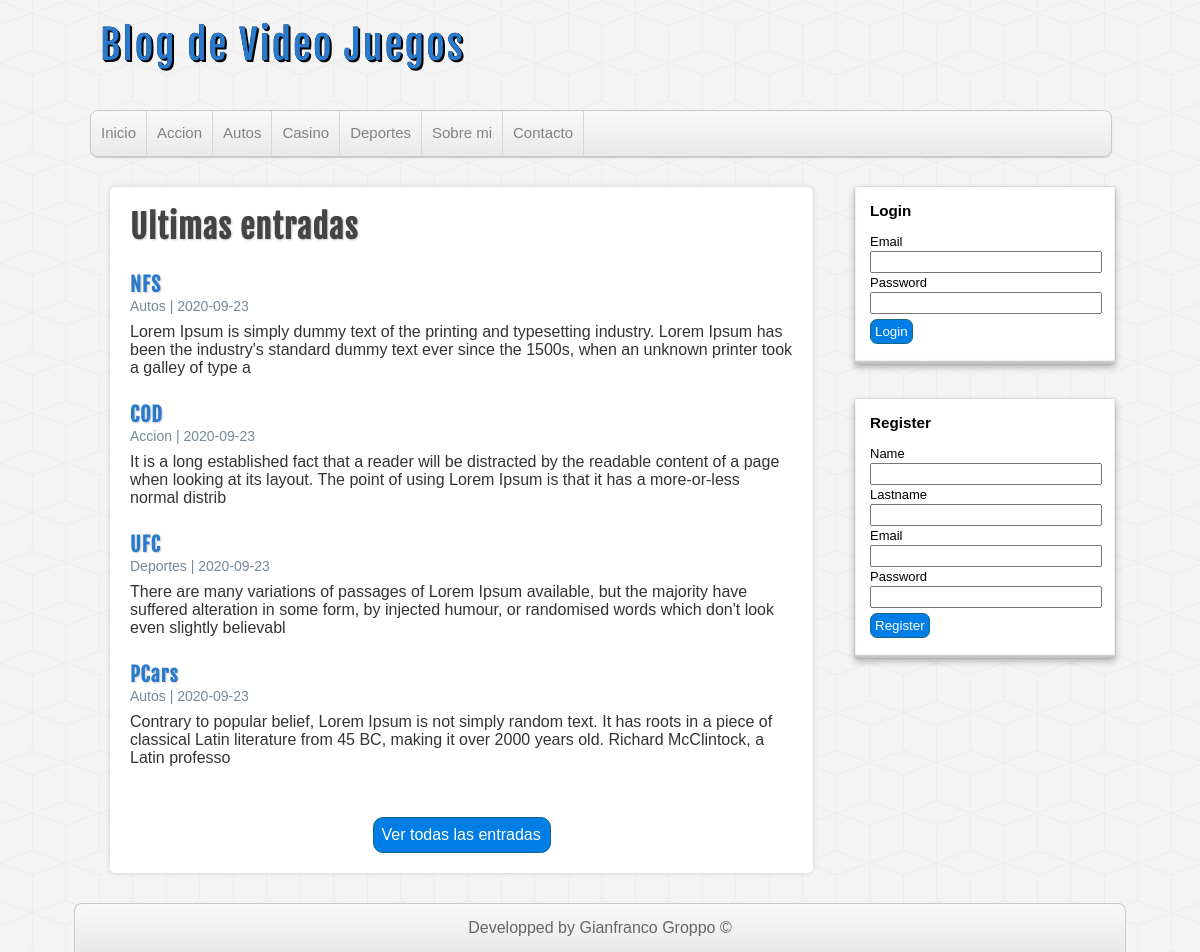
The page / on the database its author committed.
### tables this page shows
CREATE TABLE IF NOT EXISTS `categorias` (
  `id` int(255) NOT NULL AUTO_INCREMENT,
  `nombre` varchar(100) DEFAULT NULL,
  PRIMARY KEY (`id`)
);

CREATE TABLE IF NOT EXISTS `entradas` (
  `id` int(255) NOT NULL AUTO_INCREMENT,
  `usuario_id` int(255) NOT NULL,
  `categoria_id` int(255) NOT NULL,
  `titulo` varchar(255) NOT NULL,
  `descripcion` mediumtext DEFAULT NULL,
  `fecha` date NOT NULL,
  PRIMARY KEY (`id`),
  KEY `fk_usuarios` (`usuario_id`),
  KEY `fk_categorias` (`categoria_id`)
);

### includes/helpers.php (called while the page is built, shortened)
<?php
function listCategories($conexion){
    $sql = "SELECT * FROM categorias ORDER BY nombre ASC;";
    $categories = mysqli_query($conexion, $sql);
    $result = array();
    if($categories && mysqli_num_rows($categories) >= 1){
        $result = $categories;
    }
    return $result;
}
function lastInputs($conexion){
    $sql = "SELECT e.*, c.nombre AS 'categoria' FROM entradas e " .
            "INNER JOIN categorias c ON e.categoria_id = c.id " .
            "ORDER BY e.id DESC LIMIT 4";
    $inp = mysqli_query($conexion, $sql);
    $result = array();
    if($inp && mysqli_num_rows($inp) >= 1){
        $result = $inp;
    }
    return $result;
}

### index.php (the view)
<?php require_once 'includes/header.php' ?>
    <?php require_once 'includes/sidebar.php' ?>
    <div id=principal>
        <h1>Ultimas entradas</h1>
        <?php
            $inp = lastInputs($db);
            if(!empty($inp)){
                while($in = mysqli_fetch_assoc($inp)){
            ?>
            <article class="entrada">
                <a href="">
                    <h2>
                        <?= $in['titulo']?>
                    </h2>
                    <span class="fecha">
                        <?= $in['categoria'] . ' | ' . $in['fecha']; ?>
                    </span>
                    <p>
                        <?= substr($in ['descripcion'], 0, 200 )    ?>
                    </p>
                </a>
            </article>
            <?php
                }
            }
        ?>
        <div id="ver-todas">
            <a href="">Ver todas las entradas</a>
        </div>
    </div>
<?php include_once 'includes/footer.php'?>

### includes/header.php (shortened to what this page needs)
<?php require_once 'conexion.php' ?>
<?php include_once 'includes/helpers.php'?>
<!DOCTYPE html>
<html lang="es">
<head>
    <link rel="stylesheet" href="./assets/css/style.css">
</head>
<body>
    <header id="header">
        <div id="logo">
            <a href="index.php">Blog de Video Juegos</a>
        </div>
        <nav id="nav">
            <ul>
                <li>
                    <a href="index.php">Inicio</a>
                </li>
                <?php
                    $categories = listCategories($db);
                        if(!empty($categories)){
                            while($categoria = mysqli_fetch_assoc($categories)){
                ?>
                                <li>
                                    <a href="categories.php?id=<?=$categoria['id']?>"><?=$categoria['nombre']?></a>
                                </li>
               <?php
                            }
                        }
               ?>
                <li>
                    <a href="index.php">Sobre mi</a>
                </li>
                <li>
                    <a href="index.php">Contacto</a>
                </li>
            </ul>
        </nav>
    </header>

### includes/sidebar.php (shortened to what this page needs)
<div id=container>
<aside id="sidebar">
    <?php if(!isset($_SESSION['user'])){ ?>
        <div id="login" class="block-aside">
            <h3>Login</h3>
            <form action="login.php" method="POST">
                <label for="email">Email</label>
                <input type="email" name="email">
                <label for="password">Password</label>
                <input type="password" name="password">
                <input type="submit" value="Login">
            </form>
        </div>
        <div id="register" class="block-aside">
            <h3>Register</h3>
            <form action="register.php" method="POST">
                <label for="name">Name</label>
                <input type="text" name="name">
                <label for="lastname">Lastname</label>
                <input type="text" name="lastname">
                <label for="email">Email</label>
                <input type="email" name="email">
                <label for="password">Password</label>
                <input type="password" name="password">
                <input type="submit" name="submit" value="Register">
            </form>
        </div>
    <?php }  ?>
</aside>

### includes/footer.php (shortened to what this page needs)
</div>
<footer id="foot">
    <p>Developped by Gianfranco Groppo &copy;</p>
</footer>
</body>
</html>

### assets/css/style.css (style rules this page uses)
* { margin: 0px; padding: 0px; font-family: sans-serif, Helvetica, Arial; text-decoration: none; }
body { background: url(../img/cubes.png) #F4F4F4; }
.fecha { color: #4e4e4e; margin-top:5px; font-size: 14px; }
#header { width: 85%; height: auto; background: transparent; margin: 0px auto; }
#logo { float:left; width: 540px; height: 110px; }
#logo a { font-family: "fajala", Helvetica; font-size: 40px; letter-spacing: 2px; color: #2979CD; text-shadow: 0px 0px 0px black, 1px 1px 0px black, 2px 2px 0px black; transition: all 500ms; line-height: 90px; margin-left: 10px; }
#nav { clear: both; width: 100%; height: 45px; background: linear-gradient(to bottom, #f9f9f9 0px, #e9e9e9 100%); border: 1px solid #C9C9C9; border-radius: 8px; box-shadow: 0px 1px 1px #ccc; overflow: hidden; }
#nav ul { list-style: none; }
#nav ul li { float: left; line-height: 44px; border-right: 1px solid #D6D6D6; }
#nav ul li a { display: block; padding-left: 10px; padding-right: 10px; font-size: 15px; color: #838282; }
#container { width: 85%; height: auto; margin: 0px auto; margin-top: 30px; margin-bottom: 30px; }
#sidebar { font-size: small; float:right; width: 25%; height: auto; }
.block-aside { display:block; width: 90%; margin: 0px auto; margin-bottom: 35px; background: white; padding: 15px; box-shadow: 0px 0px 1px rgba(0,0,0,0.3), 0px 3px 7px rgba(0,0,0,0.3), 0px 0px 1px #FFFFFF inset, 0px -3px 2px rgba(0,0,0,0.25) inset; }
.block-aside h3 { margin-bottom: 15px; }
label, input[type="text"], input[type="email"], input[type="password"] { display: block; width: 95%; margin-top:2px; margin-bottom: 2px; }
input[type="text"], input[type="email"], input[type="password"] { padding: 5px; margin-bottom: 2px; height: 8px; }
input[type="button"], input[type="submit"], .boton { margin-top: 5px; margin-bottom: 5px; display: block; border-radius: 7px; color:white; background: #007ee5; border: 1px solid #156785; cursor:pointer; padding: 4px; }
#principal { float: left; width: 65%; min-height: 572px; background:white; border-radius: 5px; box-shadow: 0px 0px 5px #ccc; margin-left: 20px; padding: 20px; overflow: hidden; }
#principal a { color: #333; }
#principal h1 { font-size: 32px; color: #444; letter-spacing: 1px; text-shadow: 1px 1px 2px #ccc; font-family: "fajala"; }
#principal h2 { font-size: 20px; color: #2979CD; text-shadow: 1px 1px 2px #ccc; letter-spacing: 1px; font-family: "fajala"; margin-top: 25px; }
#principal p { margin-top: 8px; }
#ver-todas a { display: block; border-radius: 10px; padding: 8px; color:white; background: #007ee5; border: 1px solid #156785; cursor: pointer; width: 160px; margin: 0px auto; margin-top:50px; }
#foot { clear:both; width: 85%; margin: 0px auto; background: linear-gradient(to bottom, #f9f9f9 0px, #e9e9e9 100%); border: 1px solid #c9c9c9; border-bottom: none; border-radius: 8px 8px 0px 0px; color: #666; height: auto; padding: 15px; text-align: center; }
.fecha { color: lightslategray; }

### rows shown on the page
categorias: nombre "Accion"
categorias: nombre "Autos"
categorias: nombre "Casino"
categorias: nombre "Deportes"
entradas: titulo "NFS", categoria.nombre "Autos", fecha "2020-09-23", descripcion "Lorem Ipsum is simply dummy text of the printing and typesetting industry. Lorem Ipsum has been the industry's standard dummy text ever since the 1500s, when an unknown printer took a galley of type a"
entradas: titulo "COD", categoria.nombre "Accion", fecha "2020-09-23", descripcion "It is a long established fact that a reader will be distracted by the readable content of a page when looking at its layout. The point of using Lorem Ipsum is that it has a more-or-less normal distrib"
entradas: titulo "UFC", categoria.nombre "Deportes", fecha "2020-09-23", descripcion "There are many variations of passages of Lorem Ipsum available, but the majority have suffered alteration in some form, by injected humour, or randomised words which don't look even slightly believabl"
entradas: titulo "PCars", categoria.nombre "Autos", fecha "2020-09-23", descripcion "Contrary to popular belief, Lorem Ipsum is not simply random text. It has roots in a piece of classical Latin literature from 45 BC, making it over 2000 years old. Richard McClintock, a Latin professo"
